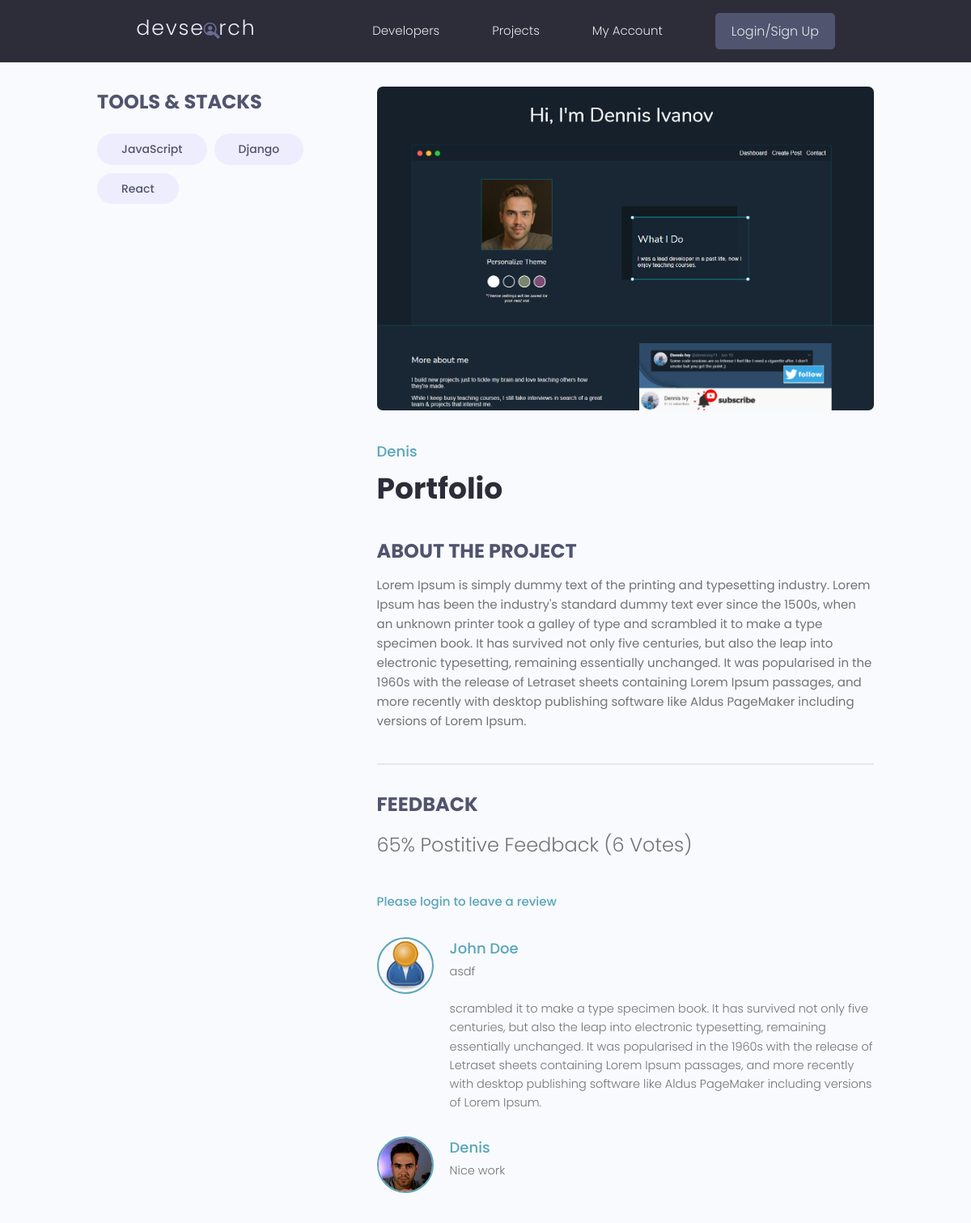
The page /projects/project/303b7b35-13c2-49eb-9d2c-070261ddd798/ on the database as committed earlier.
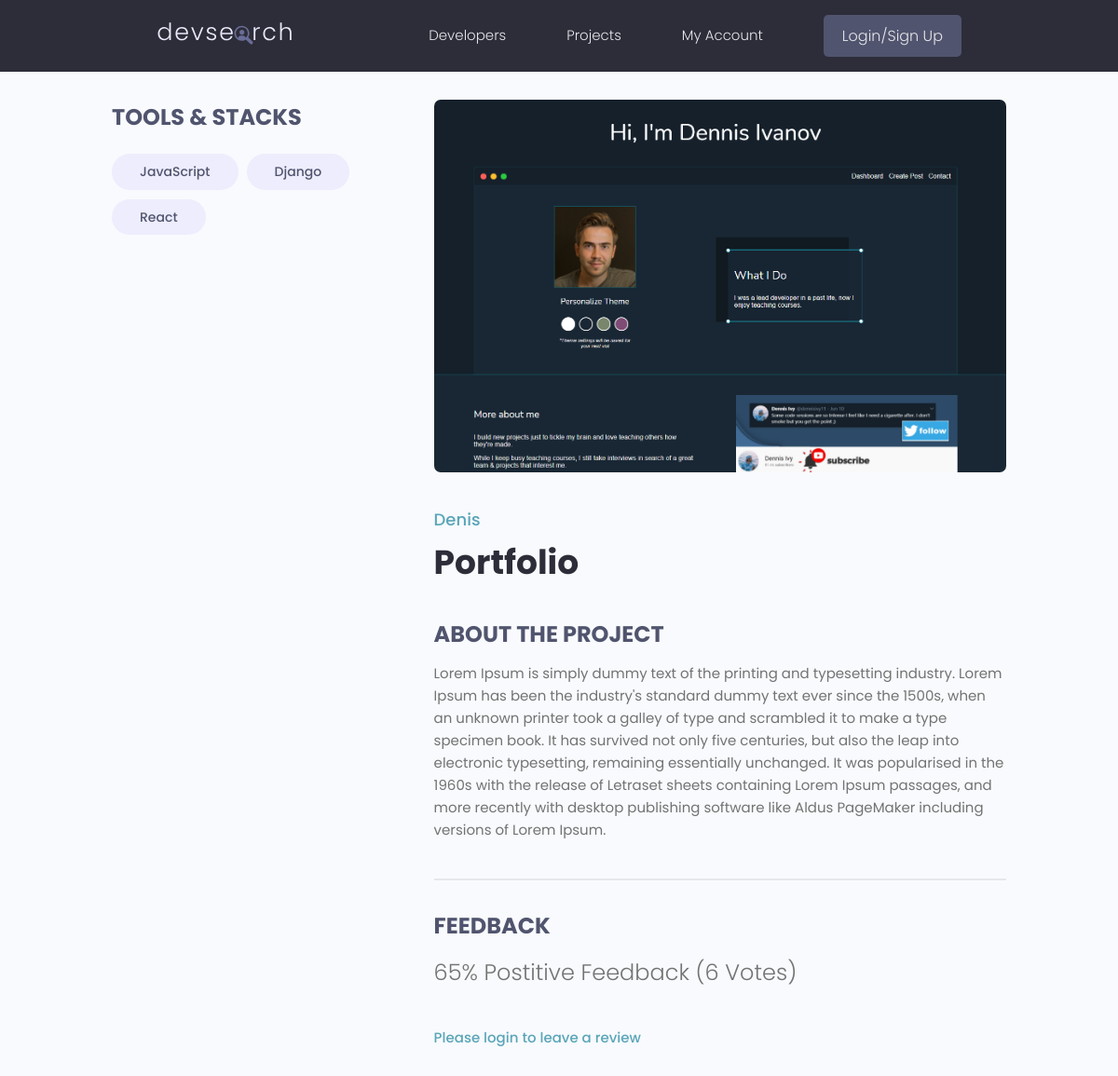
The same page on the database as committed later.
### projects/models.py (models this page shows, shortened)
class Tag(models.Model):
    name = models.CharField(max_length=200)
    created = models.DateTimeField(auto_now_add=True)
    id = models.UUIDField(default=uuid.uuid4, unique=True, primary_key=True, editable=False)
    def __str__(self):
        return self.name

class Review(models.Model):
    VOTE_TYPE = (
        ('up', 'Up Vote'),
        ('down', 'Down Vote'),
    )
    owner = models.ForeignKey(Profile, on_delete=models.CASCADE, null=True)
    project = models.ForeignKey(Project, on_delete=models.CASCADE)
    body = models.TextField(null=True, blank=True)
    value = models.CharField(max_length=200, choices=VOTE_TYPE)
    created = models.DateTimeField(auto_now_add=True)
    id = models.UUIDField(default=uuid.uuid4, unique=True, primary_key=True, editable=False)
    class Meta:
        unique_together = [['owner', 'project']]

### users/models.py (models this page shows, shortened)
class Profile(models.Model):
    user = models.OneToOneField(User, on_delete=models.CASCADE, null=True, blank=True)
    name = models.CharField(max_length=200, blank=True, null=True)
    email = models.EmailField(max_length=500, blank=True, null=True)
    username = models.CharField(max_length=200, blank=True, null=True)
    location = models.CharField(max_length=200, blank=True, null=True)
    short_intro = models.CharField(max_length=200, blank=True, null=True)
    bio = models.TextField(blank=True, null=True)
    profile_image = models.ImageField(null=True, blank=True, upload_to='profiles/', default="profiles/user-default.png")
    social_github = models.CharField(max_length=200, blank=True, null=True)
    social_twitter = models.CharField(max_length=200, blank=True, null=True)
    social_linkedin = models.CharField(max_length=200, blank=True, null=True)
    social_youtube = models.CharField(max_length=200, blank=True, null=True)
    social_website = models.CharField(max_length=200, blank=True, null=True)
    created = models.DateTimeField(auto_now_add=True)
    id = models.UUIDField(default=uuid.uuid4, unique=True, primary_key=True, editable=False)

### projects/views.py (the view, shortened to what this page needs)
# urls.py: path('project/<str:pk>/', views.getProject),
def project(request, pk):
    projectObj = Project.objects.get(id=pk)
    form = ReviewForm()
    return render(request, 'projects/single-project.html', {'project': projectObj, 'form': form})

### projects/models.py (called while the page is built)
    @property
    def reviewers(self):
        queryset = self.review_set.all().values_list('owner__id', flat=True)
        return queryset

### projects/templates/projects/single-project.html (shortened to what this page needs)
{% extends 'main.html' %}
{% block content %}
 <main class="singleProject my-md">
    <div class="container">
      <div class="layout">
        <div class="column column--1of3">
          <h3 class="singleProject__subtitle">Tools & Stacks</h3>
          <div class="singleProject__toolStack">
            {% for tag in project.tags.all %}
            <span class="tag tag--pill tag--sub tag--lg">
              <small>{{tag}}</small>
            </span>
            {% endfor %}
          </div>
        </div>
        <div class="column column--2of3">
          <img class="singleProject__preview" src="{{ project.featured_image.url }}" alt="portfolio thumbnail" />
          <a href="{% url 'user-profile' project.owner.id  %}" class="singleProject__developer">{{project.owner.name}}</a>
          <h2 class="singleProject__title">{{project.title}}</h2>
          <h3 class="singleProject__subtitle">About the Project</h3>
          <div class="singleProject__info">
            {{project.description}}
          </div>
          <div class="comments">
            <h3 class="singleProject__subtitle">Feedback</h3>
            <h5 class="project--rating">
              {{project.vote_ratio}}% Postitive Feedback ({{project.vote_total}} Vote{{project.vote_total|pluralize:"s"}})
            </h5>
            {% if request.user.profile.id in project.reviewers %}
            <p>You have already submitted your review for this project</p>
            {% elif request.user.profile == project.owner %}
            <p>You cannot review your own work</p>
            {% else %}
            <a href="{% url 'login' %}?next={{request.path}}">Please login to leave a review</a>
            {% endif %}
            <div class="commentList">
              {% for review in project.review_set.all %}
              {% if review.body %}
              <div class="comment">
                <a href="{% url 'user-profile' review.owner.id %}">
                  <img class="avatar avatar--md"
                    src="{{review.owner.profile_image.url}}" alt="user" />
                </a>
                <div class="comment__details">
                  <a href="{% url 'user-profile' review.owner.id %}" class="comment__author">{{review.owner.name}}</a>
                  <p class="comment__info">{{review.body|linebreaksbr}}</p>
                </div>
              </div>
              {% endif %}
              {% endfor %}
            </div>
          </div>
        </div>
      </div>
    </div>
  </main>
{% endblock content %}

Rows that differ between the two databases and show on the page:
removed Review: owner.profile_image (placeholder picture), owner.name "John Doe", body "asdf scrambled it to make a type specimen book. It has survived not only five centuries, but also the leap into electronic typesetting, remaining essentially unchanged. It was popularised in the 1960s with the release of Letraset sheets containing Lorem Ipsum passages, and more recently with desktop publishing software like Aldus PageMaker including versions of Lorem Ipsum."
removed Review: owner.profile_image (picture), owner.name "Denis", body "Nice work"
